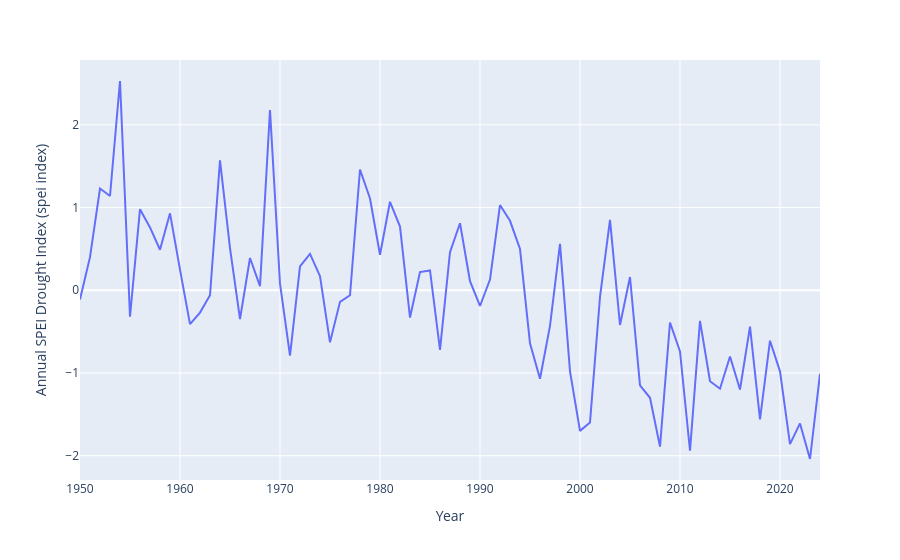
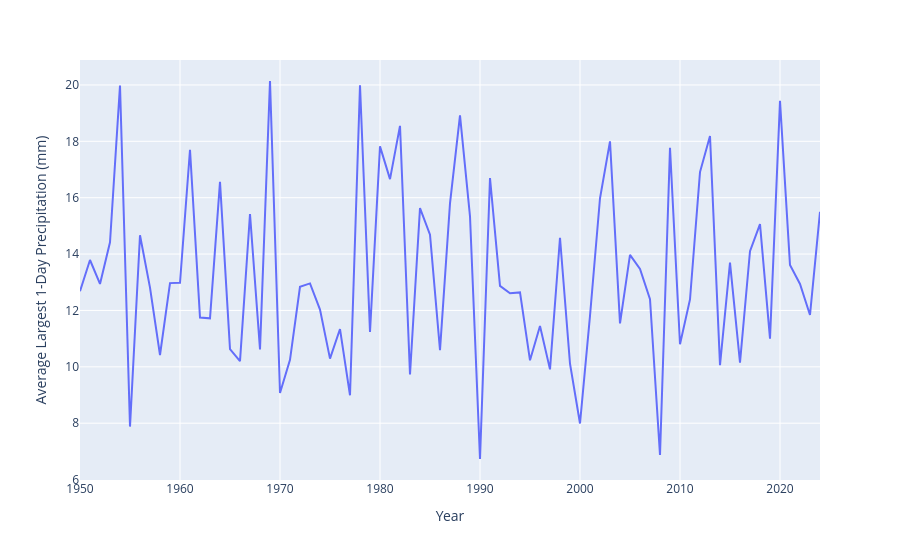
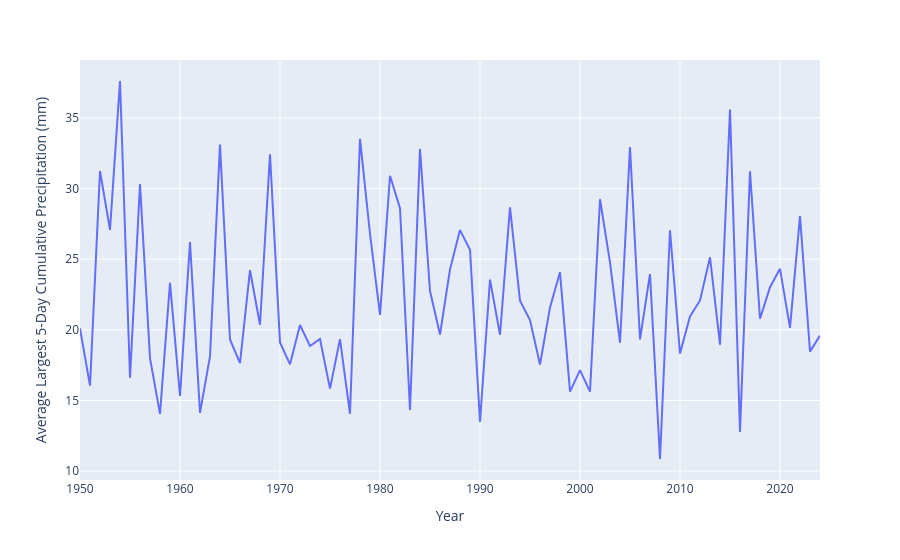

Notebook cell for these charts, in order:
### Code cell
parametrs = [
    'Annual SPEI Drought Index (spei index)',
    'Average Largest 1-Day Precipitation (mm)',
    'Average Largest 5-Day Cumulative Precipitation (mm)',
    'Precipitation amount during wettest days (mm)',
    'Relative Humidity (%)',
    'Temperature-based Excess Mortality (factor)'
]
for p in parametrs:
    fig = px.line(data2, x='Year', y=p)
    fig.show()

### Figure 1 — Plotly figure (JSON) as saved in the notebook; plotly's stock layout.template omitted (floating-point values rounded to 4 significant figures)
{"data": [{"hovertemplate": "Year=%{x}<br>Annual SPEI Drought Index (spei index)=%{y}<extra></extra>", "legendgroup": "", "line": {"color": "#636efa", "dash": "solid"}, "marker": {"symbol": "circle"}, "mode": "lines", "name": "", "orientation": "v", "showlegend": false, "type": "scatter", "x": [1950, 1951, 1952, 1953, 1954, 1955, 1956, 1957, 1958, 1959, 1960, 1961, 1962, 1963, 1964, 1965, 1966, 1967, 1968, 1969, 1970, 1971, 1972, 1973, 1974, 1975, 1976, 1977, 1978, 1979, 1980, 1981, 1982, 1983, 1984, 1985, 1986, 1987, 1988, 1989, 1990, 1991, 1992, 1993, 1994, 1995, 1996, 1997, 1998, 1999, 2000, 2001, 2002, 2003, 2004, 2005, 2006, 2007, 2008, 2009, 2010, 2011, 2012, 2013, 2014, 2015, 2016, 2017, 2018, 2019, 2020, 2021, 2022, 2023, 2024], "xaxis": "x", "y": [-0.1112, 0.4, 1.23, 1.14, 2.53, -0.32, 0.98, 0.76, 0.49, 0.93, 0.25, -0.41, -0.27, -0.06, 1.57, 0.51, -0.35, 0.39, 0.05, 2.18, 0.08, -0.79, 0.29, 0.44, 0.17, -0.63, -0.14, -0.06, 1.46, 1.11, 0.43, 1.07, 0.77, -0.33, 0.22, 0.24, -0.72, 0.46, 0.81, 0.11, -0.19, 0.13, 1.03, 0.84, 0.5, -0.64, -1.07, -0.43, 0.56, -0.98, -1.7, -1.6, -0.08, 0.85, -0.42, 0.16, -1.15, -1.3, -1.89, -0.39, -0.74, -1.94, -0.37, -1.1, -1.19, -0.8, -1.2, -0.44, -1.56, -0.61, -0.98, -1.86, -1.61, -2.04, -1.01], "yaxis": "y"}], "layout": {"legend": {"tracegroupgap": 0}, "margin": {"t": 60}, "xaxis": {"anchor": "y", "domain": [0, 1], "title": {"text": "Year"}}, "yaxis": {"anchor": "x", "domain": [0, 1], "title": {"text": "Annual SPEI Drought Index (spei index)"}}}}

### Figure 2 — Plotly figure (JSON) as saved in the notebook; plotly's stock layout.template omitted (floating-point values rounded to 4 significant figures)
{"data": [{"hovertemplate": "Year=%{x}<br>Average Largest 1-Day Precipitation (mm)=%{y}<extra></extra>", "legendgroup": "", "line": {"color": "#636efa", "dash": "solid"}, "marker": {"symbol": "circle"}, "mode": "lines", "name": "", "orientation": "v", "showlegend": false, "type": "scatter", "x": [1950, 1951, 1952, 1953, 1954, 1955, 1956, 1957, 1958, 1959, 1960, 1961, 1962, 1963, 1964, 1965, 1966, 1967, 1968, 1969, 1970, 1971, 1972, 1973, 1974, 1975, 1976, 1977, 1978, 1979, 1980, 1981, 1982, 1983, 1984, 1985, 1986, 1987, 1988, 1989, 1990, 1991, 1992, 1993, 1994, 1995, 1996, 1997, 1998, 1999, 2000, 2001, 2002, 2003, 2004, 2005, 2006, 2007, 2008, 2009, 2010, 2011, 2012, 2013, 2014, 2015, 2016, 2017, 2018, 2019, 2020, 2021, 2022, 2023, 2024], "xaxis": "x", "y": [12.68, 13.79, 12.94, 14.42, 19.98, 7.88, 14.67, 12.81, 10.42, 12.97, 12.98, 17.7, 11.75, 11.72, 16.56, 10.63, 10.2, 15.42, 10.62, 20.14, 9.07, 10.25, 12.84, 12.96, 12.03, 10.29, 11.34, 8.99, 19.99, 11.24, 17.82, 16.66, 18.55, 9.73, 15.63, 14.69, 10.59, 15.8, 18.92, 15.34, 6.73, 16.7, 12.87, 12.61, 12.64, 10.23, 11.45, 9.91, 14.58, 10.11, 7.99, 11.81, 15.98, 18, 11.54, 13.97, 13.47, 12.4, 6.87, 17.77, 10.8, 12.39, 16.91, 18.19, 10.06, 13.7, 10.15, 14.1, 15.06, 11, 19.44, 13.61, 12.94, 11.84, 15.5], "yaxis": "y"}], "layout": {"legend": {"tracegroupgap": 0}, "margin": {"t": 60}, "xaxis": {"anchor": "y", "domain": [0, 1], "title": {"text": "Year"}}, "yaxis": {"anchor": "x", "domain": [0, 1], "title": {"text": "Average Largest 1-Day Precipitation (mm)"}}}}

### Figure 3 — Plotly figure (JSON) as saved in the notebook; plotly's stock layout.template omitted (floating-point values rounded to 4 significant figures)
{"data": [{"hovertemplate": "Year=%{x}<br>Average Largest 5-Day Cumulative Precipitation (mm)=%{y}<extra></extra>", "legendgroup": "", "line": {"color": "#636efa", "dash": "solid"}, "marker": {"symbol": "circle"}, "mode": "lines", "name": "", "orientation": "v", "showlegend": false, "type": "scatter", "x": [1950, 1951, 1952, 1953, 1954, 1955, 1956, 1957, 1958, 1959, 1960, 1961, 1962, 1963, 1964, 1965, 1966, 1967, 1968, 1969, 1970, 1971, 1972, 1973, 1974, 1975, 1976, 1977, 1978, 1979, 1980, 1981, 1982, 1983, 1984, 1985, 1986, 1987, 1988, 1989, 1990, 1991, 1992, 1993, 1994, 1995, 1996, 1997, 1998, 1999, 2000, 2001, 2002, 2003, 2004, 2005, 2006, 2007, 2008, 2009, 2010, 2011, 2012, 2013, 2014, 2015, 2016, 2017, 2018, 2019, 2020, 2021, 2022, 2023, 2024], "xaxis": "x", "y": [20.1, 16.05, 31.24, 27.07, 37.61, 16.61, 30.31, 17.99, 14.05, 23.33, 15.32, 26.21, 14.12, 18.12, 33.11, 19.32, 17.65, 24.22, 20.36, 32.43, 19.11, 17.56, 20.34, 18.86, 19.35, 15.84, 19.34, 14.06, 33.52, 26.8, 21.06, 30.9, 28.61, 14.33, 32.79, 22.75, 19.67, 24.28, 27.06, 25.67, 13.49, 23.55, 19.65, 28.67, 22.06, 20.69, 17.55, 21.59, 24.07, 15.63, 17.15, 15.63, 29.24, 24.77, 19.09, 32.94, 19.32, 23.95, 10.86, 27.05, 18.32, 20.95, 22.08, 25.13, 18.95, 35.59, 12.78, 31.22, 20.79, 23.02, 24.32, 20.14, 28.06, 18.46, 19.59], "yaxis": "y"}], "layout": {"legend": {"tracegroupgap": 0}, "margin": {"t": 60}, "xaxis": {"anchor": "y", "domain": [0, 1], "title": {"text": "Year"}}, "yaxis": {"anchor": "x", "domain": [0, 1], "title": {"text": "Average Largest 5-Day Cumulative Precipitation (mm)"}}}}
